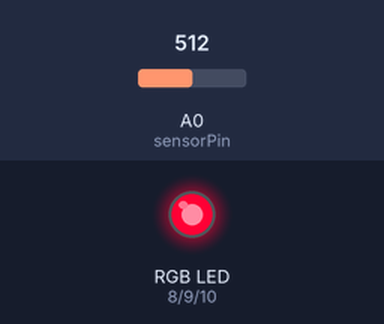
The sketch below on a simulated Arduino Uno, built with avr-gcc and run on an emulated ATmega328P. Shown: an RGB LED mixed from three pins (HIGH = lit). Inputs (shaded band) come from the test bench; at power-on: A0 (sensorPin) = 512.

Above: at 1.2 s.
1.3 s: A0 (sensorPin) set to 716
At 1.8 s:
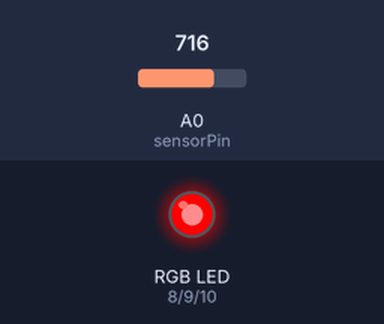
2.8 s: A0 (sensorPin) set to 652
4.3 s: A0 (sensorPin) set to 632
At 5.3 s:
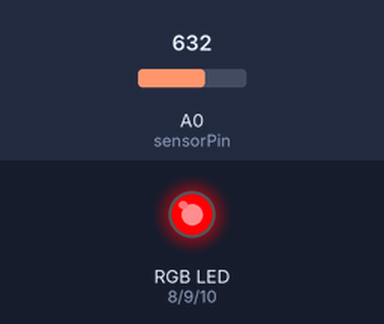
5.8 s: A0 (sensorPin) set to 306
At 6.5 s:
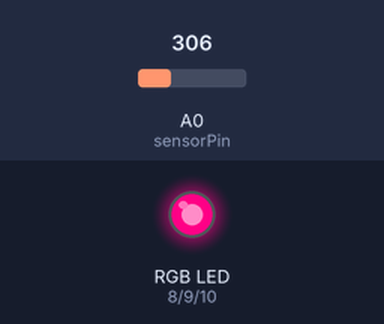
7.3 s: A0 (sensorPin) set to 122
At 7.6 s:
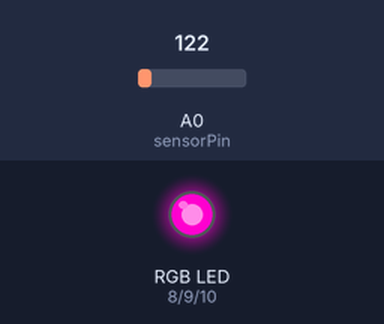
8.8 s: A0 (sensorPin) set to 511
At 9.9 s:
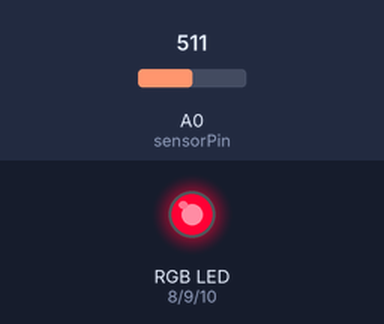
Timing chart, 0 to 11.3 s (numbered marks = the images above; inputs shaded):
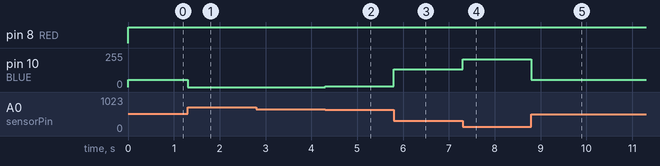

Measured:
- after the input at 1.3 s, pin 10 (BLUE): 53/255 → 0/255 at once
- after the input at 2.8 s, every drawn part: stays the same
- after the input at 4.3 s, pin 10 (BLUE): 0/255 → 5/255 at once
- after the input at 5.8 s, pin 10 (BLUE): 5/255 → 134/255 at once
- after the input at 7.3 s, pin 10 (BLUE): 134/255 → 207/255 at once
- after the input at 8.8 s, pin 10 (BLUE): 207/255 → 53/255 at once

The sketch:

day3_Ex8e.ino
```cpp
int sensorPin = A0;    // select the input pin for the potentiometer
int sensorValue = 0;  // variable to store the value coming from the sensor
float voltage=0;      // variable used to calculate the voltage
int RED=8;
int GREEN=9;
int BLUE=10;

void setup() {
  // enable serial moiter
  Serial.begin(9600);
  pinMode(RED, OUTPUT);  // sets the pin as output
  pinMode(GREEN, OUTPUT);  // sets the pin as output
  pinMode(BLUE, OUTPUT);  // sets the pin as output
}

void loop() {
  // read the value from the sensor:
  sensorValue = analogRead(sensorPin);  // reading analog

  // Map the sensor value to LED brightness levels
  int blueValue = map(sensorValue, 0, 1023, 255, -150); // Blue decreases as voltage increases


  if (blueValue < 0){blueValue=0;} // stop from getting to

  // Output to the RGB LED
  digitalWrite(RED, HIGH);
  digitalWrite(GREEN, LOW);
  analogWrite(BLUE, blueValue);


}
```
